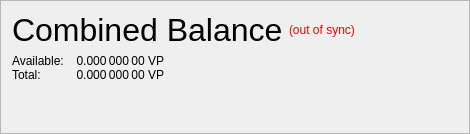
                   <widget class="QFrame" name="frame_CombinedBalances">
                    <property name="minimumSize">
                     <size>
                      <width>470</width>
                      <height>0</height>
                     </size>
                    </property>
                    <property name="frameShape">
                     <enum>QFrame::StyledPanel</enum>
                    </property>
                    <property name="frameShadow">
                     <enum>QFrame::Raised</enum>
                    </property>
                    <layout class="QVBoxLayout" name="verticalLayout_5">
                     <property name="spacing">
                      <number>6</number>
                     </property>
                     <property name="sizeConstraint">
                      <enum>QLayout::SetNoConstraint</enum>
                     </property>
                     <item>
                      <layout class="QHBoxLayout" name="horizontalLayout_5" stretch="0,0,0">
                       <item>
                        <widget class="QLabel" name="label_5z">
                         <property name="minimumSize">
                          <size>
                           <width>0</width>
                           <height>20</height>
                          </size>
                         </property>
                         <property name="font">
                          <font>
                           <pointsize>24</pointsize>
                           <weight>50</weight>
                           <bold>false</bold>
                          </font>
                         </property>
                         <property name="toolTip">
                          <string>Combined Balance (including unconfirmed and immature coins)</string>
                         </property>
                         <property name="text">
                          <string>Combined Balance</string>
                         </property>
                        </widget>
                       </item>
                       <item>
                        <widget class="QLabel" name="labelWalletStatus">
                         <property name="cursor">
                          <cursorShape>WhatsThisCursor</cursorShape>
                         </property>
                         <property name="toolTip">
                          <string>The displayed information may be out of date. Your wallet automatically synchronizes with the Vpub network after a connection is established, but this process has not completed yet.</string>
                         </property>
                         <property name="styleSheet">
                          <string notr="true">QLabel { color: red; }</string>
                         </property>
                         <property name="text">
                          <string notr="true">(out of sync)</string>
                         </property>
                         <property name="alignment">
                          <set>Qt::AlignLeading|Qt::AlignLeft|Qt::AlignVCenter</set>
                         </property>
                        </widget>
                       </item>
                       <item>
                        <spacer name="horizontalSpacer_1">
                         <property name="orientation">
                          <enum>Qt::Horizontal</enum>
                         </property>
                         <property name="sizeHint" stdset="0">
                          <size>
                           <width>40</width>
                           <height>20</height>
                          </size>
                         </property>
                        </spacer>
                       </item>
                      </layout>
                     </item>
                     <item>
                      <layout class="QGridLayout" name="gridLayout_3">
                       <property name="horizontalSpacing">
                        <number>12</number>
                       </property>
                       <property name="verticalSpacing">
                        <number>0</number>
                       </property>
                       <item row="1" column="0">
                        <widget class="QLabel" name="labelBalanceTextz">
                         <property name="text">
                          <string>Available:</string>
                         </property>
                        </widget>
                       </item>
                       <item row="1" column="1">
                        <widget class="QLabel" name="labelBalancez">
                         <property name="font">
                          <font>
                           <weight>50</weight>
                           <bold>false</bold>
                          </font>
                         </property>
                         <property name="cursor">
                          <cursorShape>IBeamCursor</cursorShape>
                         </property>
                         <property name="toolTip">
                          <string>Your current spendable balance</string>
                         </property>
                         <property name="text">
                          <string notr="true">0.000 000 00 VP</string>
                         </property>
                         <property name="alignment">
                          <set>Qt::AlignRight|Qt::AlignTrailing|Qt::AlignVCenter</set>
                         </property>
                         <property name="textInteractionFlags">
                          <set>Qt::LinksAccessibleByMouse|Qt::TextSelectableByKeyboard|Qt::TextSelectableByMouse</set>
                         </property>
                        </widget>
                       </item>
                       <item row="2" column="0">
                        <widget class="QLabel" name="labelTotalTextz">
                         <property name="text">
                          <string>Total:</string>
                         </property>
                        </widget>
                       </item>
                       <item row="2" column="1">
                        <widget class="QLabel" name="labelTotalz">
                         <property name="font">
                          <font>
                           <weight>50</weight>
                           <bold>false</bold>
                          </font>
                         </property>
                         <property name="cursor">
                          <cursorShape>IBeamCursor</cursorShape>
                         </property>
                         <property name="toolTip">
                          <string>Total Balance, including all unavailable coins.</string>
                         </property>
                         <property name="text">
                          <string notr="true">0.000 000 00 VP</string>
                         </property>
                         <property name="alignment">
                          <set>Qt::AlignRight|Qt::AlignTrailing|Qt::AlignVCenter</set>
                         </property>
                         <property name="textInteractionFlags">
                          <set>Qt::LinksAccessibleByMouse|Qt::TextSelectableByKeyboard|Qt::TextSelectableByMouse</set>
                         </property>
                        </widget>
                       </item>
                       <item row="2" column="3">
                        <spacer name="horizontalSpacer_2">
                         <property name="orientation">
                          <enum>Qt::Horizontal</enum>
                         </property>
                         <property name="sizeHint" stdset="0">
                          <size>
                           <width>40</width>
                           <height>0</height>
                          </size>
                         </property>
                        </spacer>
                       </item>
                      </layout>
                     </item>
                     <item>
                      <spacer name="verticalSpacer_1">
                       <property name="orientation">
                        <enum>Qt::Vertical</enum>
                       </property>
                       <property name="sizeHint" stdset="0">
                        <size>
                         <width>20</width>
                         <height>40</height>
                        </size>
                       </property>
                      </spacer>
                     </item>
                    </layout>
                   </widget>
